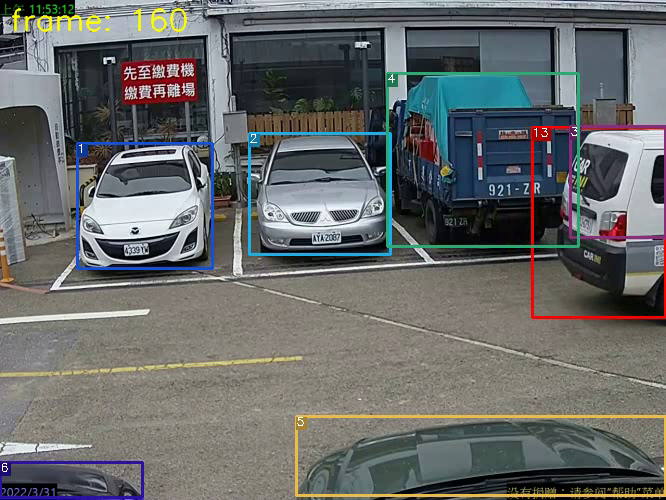
#> input picture YOLOX/assets/160.png, 666 x 500 px
$ python -i GMM1.py   (imports and definitions only)
#> lines starting #> are read from the running program, lines starting #| are printed output that depends on the picture
#> further down, picture is the input picture: shape (500, 666, 3); mean B, G, R 105.1, 105.8, 103.2
'''
Author: pha123661 pha123661@gmail.com
Date: 2022-05-03 06:17:57
LastEditors: pha123661 pha123661@gmail.com
LastEditTime: 2022-05-19 13:34:49
FilePath: /user/mnt/HDD1/jinghung/YOLOX_deepsort_tracker/gmm/GMM1.py
Description: 这是默认设置,请设置`customMade`, 打开koroFileHeader查看配置 进行设置: https://github.com/OBKoro1/koro1FileHeader/wiki/%E9%85%8D%E7%BD%AE
'''
import cv2
import numpy as np

# [5 lines of commented-out code are left out]
file_name = '../data/02.avi'

# Load Video and VideoWritter
# [1 line not run here, left out]
# [1 line that did not run here, left out]
# [1 line that did not run here, left out]
fourcc = cv2.VideoWriter_fourcc(*'mp4v')
# [1 line that did not run here, left out]
#fg_out = cv2.VideoWriter(file_name.split('/')[-1].split('.')[0] + '_' + 'foreground' + '.mp4', fourcc, 20, (width, high))
#fgmask_out = cv2.VideoWriter(file_name.split('/')[-1].split('.')[0] + '_' + 'fgmask' + '.mp4', fourcc, 20, (width, high), 0)
#new_fgmask_out = cv2.VideoWriter(file_name.split('/')[-1].split('.')[0] + '_' + 'new_fgmask' + '.mp4', fourcc, 20, (width, high), 0)

# MOG2
fgbg = cv2.createBackgroundSubtractorMOG2(history=500, varThreshold=250, detectShadows=False)# varThreshold=1000

'''
# Get backgroung by mog2
for i in range(100):
    ret, frame = cap.read()
    fgmask = fgbg.apply(frame)
    background = fgbg.getBackgroundImage()
    print(i)
    print(background.shape)
    #cv2.imwrite('bg'+str(i)+'.png', background)
    out.write(background)
    if cv2.waitKey(1) & 0xFF == ord('q'):
        break
'''

'''
while True:
    ret, frame = cap.read()
    if frame is None:
        break
    # Run MOG2 and get background
    fgmask = fgbg.apply(frame)

    background = fgbg.getBackgroundImage()
    print(background.shape)
    #cv2.imwrite('bg'+str(i)+'.png', background)
    out.write(background)
    if cv2.waitKey(1) & 0xFF == ord('q'):
        break

    foreground=cv2.add(frame, np.zeros(np.shape(frame), dtype=np.uint8), mask=fgmask)
    cv2.imwrite('fg.png', background)
'''

'''
for i in range(100):
    ret, frame = cap.read()
    fgmask = fgbg.apply(frame)
    foreground=cv2.add(frame, np.zeros(np.shape(frame), dtype=np.uint8), mask=fgmask)
    cv2.imwrite('fg.png', foreground)
    cv2.imwrite('fgmask.png', fgmask)

'''


def posprocess(img):
    # [5 lines of commented-out code are left out]
    img = cv2.medianBlur(img, 3)
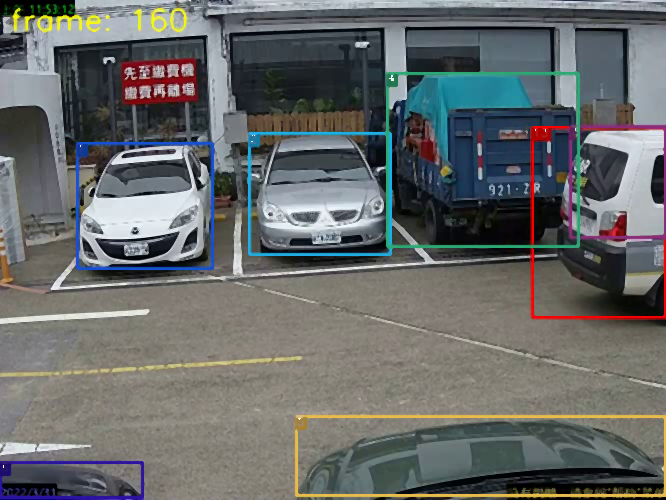
#> img: shape (500, 666, 3); mean of channels 0, 1, 2 105.1, 105.8, 103.1; drawn as B, G, R
    #img = cv2.blur(img,(2,2))
    #ret, img = cv2.threshold(img, 127, 255, cv2.THRESH_BINARY)
    #img = cv2.erode(img, (1,1), iterations=1)
    img = cv2.dilate(img, None, iterations=42)
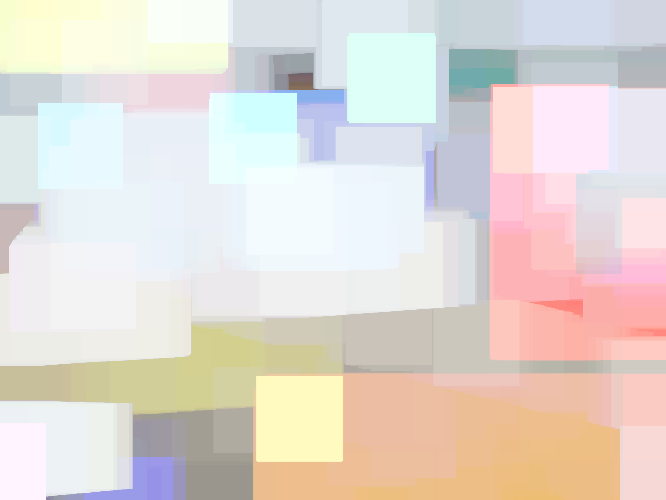
#> img: shape (500, 666, 3); mean of channels 0, 1, 2 211.6, 218.2, 226.8; drawn as B, G, R
    img = cv2.erode(img, None, iterations=42)
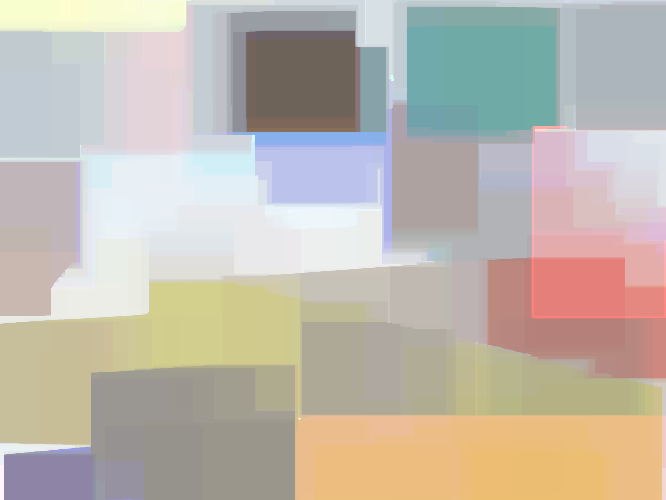
#> img: shape (500, 666, 3); mean of channels 0, 1, 2 173.4, 184.2, 191.6; drawn as B, G, R
    img = cv2.dilate(img, None, iterations=8)
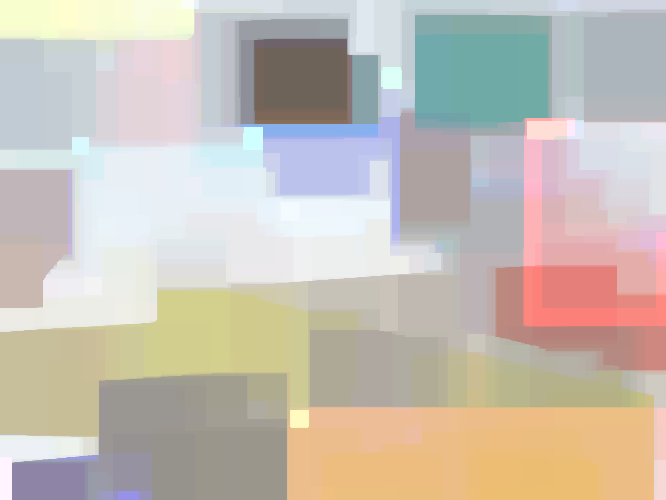
#> img: shape (500, 666, 3); mean of channels 0, 1, 2 180.7, 190.8, 198.7; drawn as B, G, R
    return img


def findContours(img):
    cnts, _ = cv2.findContours(img.copy(), cv2.RETR_EXTERNAL, cv2.CHAIN_APPROX_SIMPLE)
    return cnts

def fill_area(noise, foreground, fgmask):
    # Fill noise will black
    cv2.drawContours(fgmask, noise, -1, (0,0,0), thickness=-1)
    # Fill foreground obj will white
    cv2.drawContours(fgmask, foreground, -1, (255,255,255), thickness=-1)
    return fgmask

# [42 lines not run here, left out]

>>> import cv2
>>> picture = cv2.imread('../YOLOX/assets/160.png')
>>> result = posprocess(picture)

$ run again, on YOLOX/assets/sunjian.png
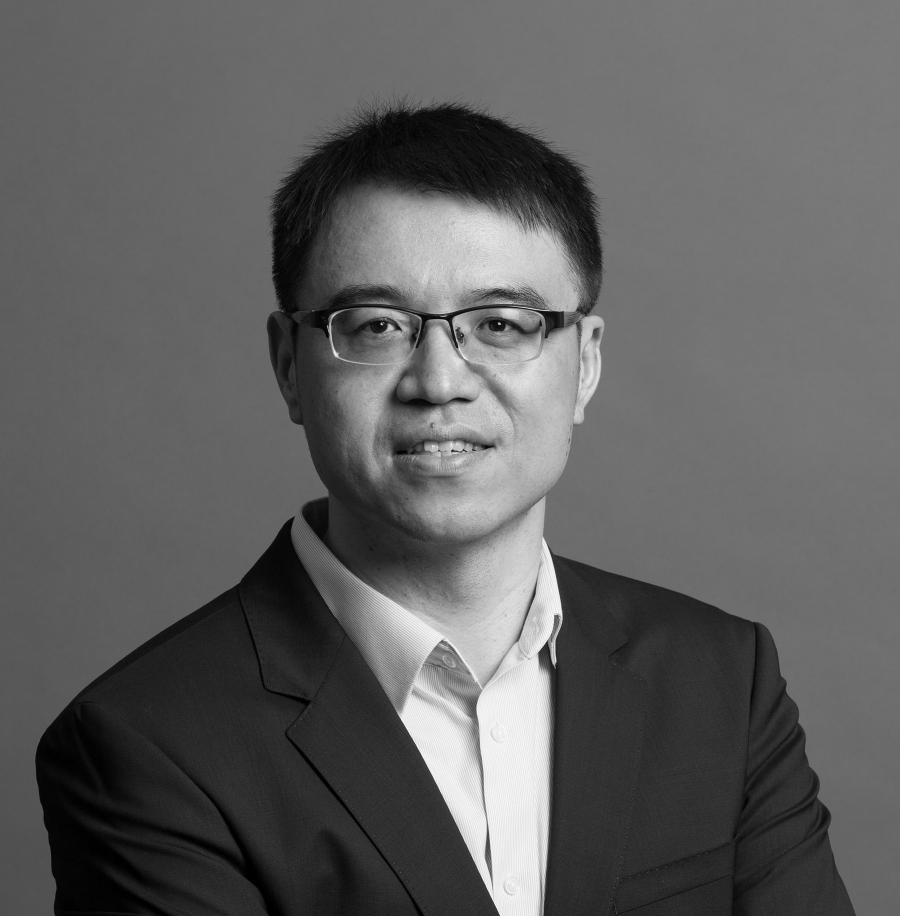
#> input picture YOLOX/assets/sunjian.png, 900 x 916 px
#> picture is the input picture: shape (916, 900, 3); min 0, max 252, mean 95.2
#> in posprocess, `img = cv2.erode(img, None, iterations=42)`:
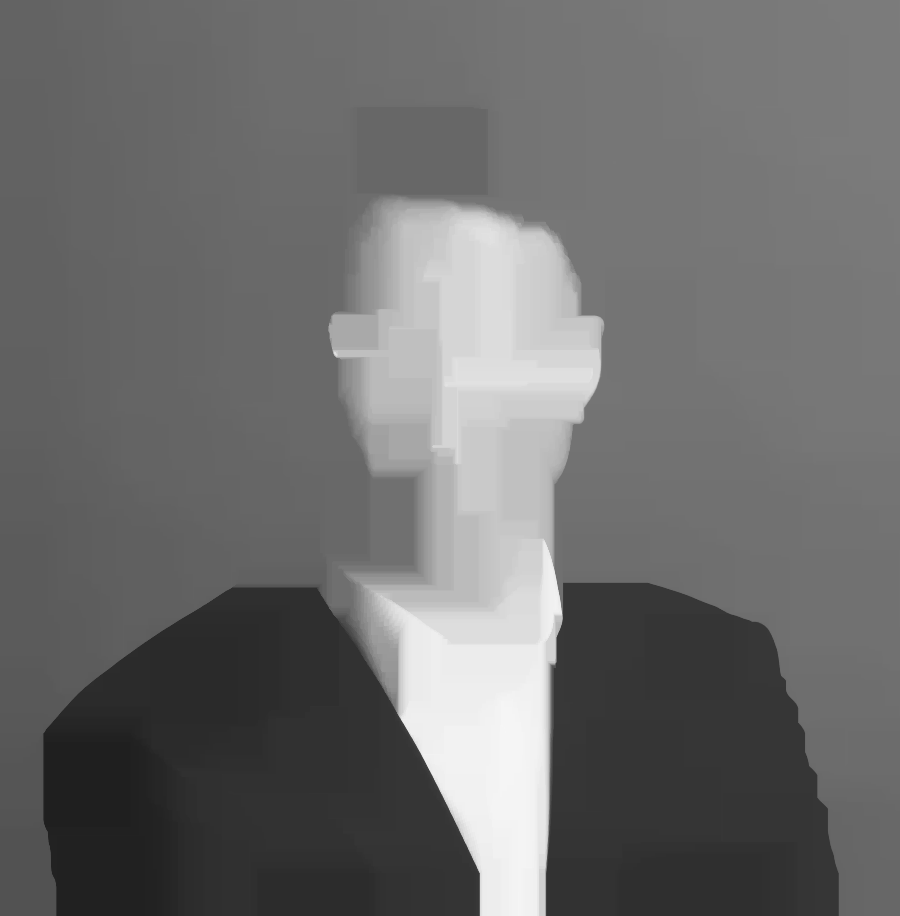
#> img: shape (916, 900, 3); min 31, max 246, mean 108.4
#> in posprocess, `img = cv2.dilate(img, None, iterations=8)`:
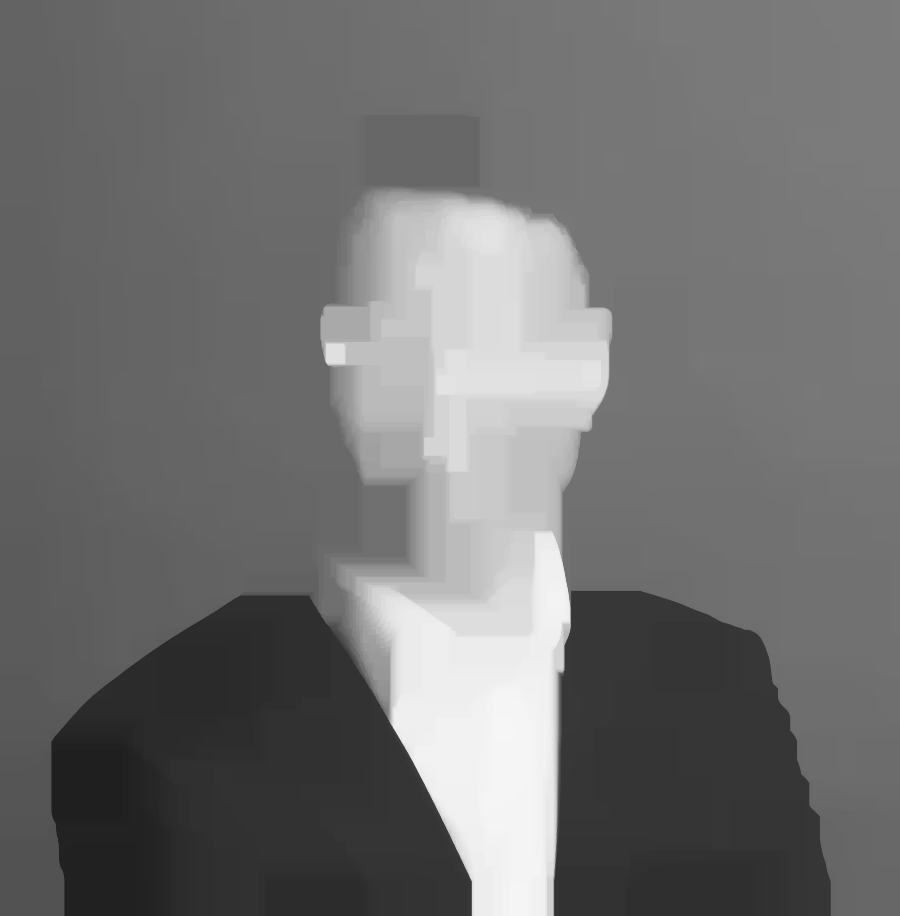
#> img: shape (916, 900, 3); min 31, max 246, mean 112.4
